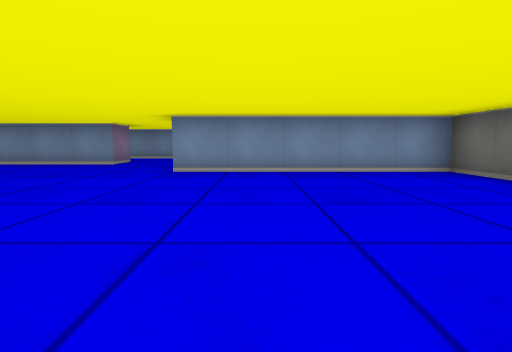
view 1 (above)

17 first-person views from a walk through a cub3D ray-caster map. The camera is about half as high as the walls, tilts 6° down and sees 80° across. The floor is counted in squares. Each view is taken from the middle of a square. On the plan, view 1 faces up. The plan holds only what a view shows up to about 9 squares ahead; the rest is blank.

view 2
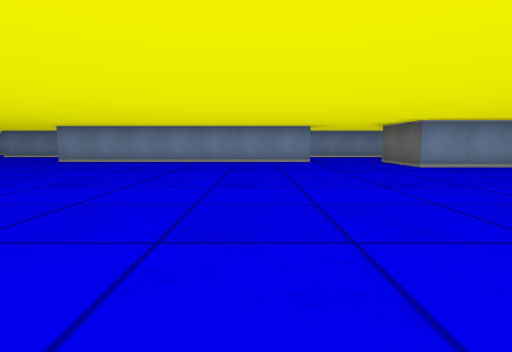

view 3
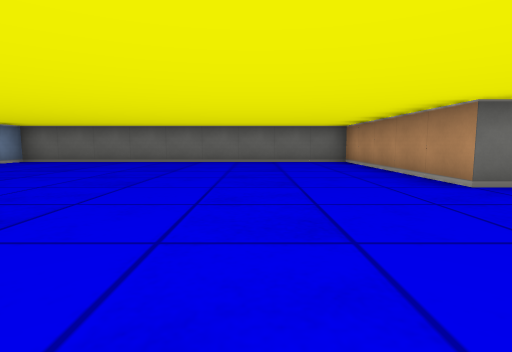

view 4
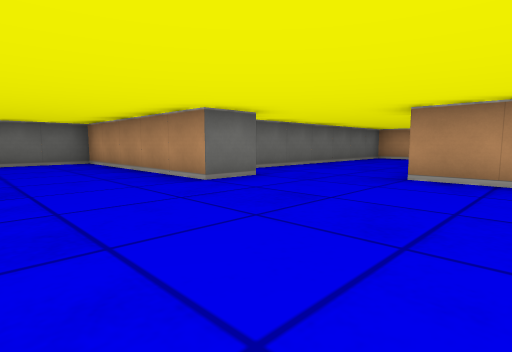

view 5
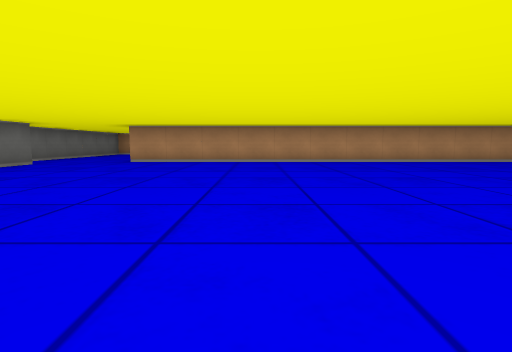

view 6
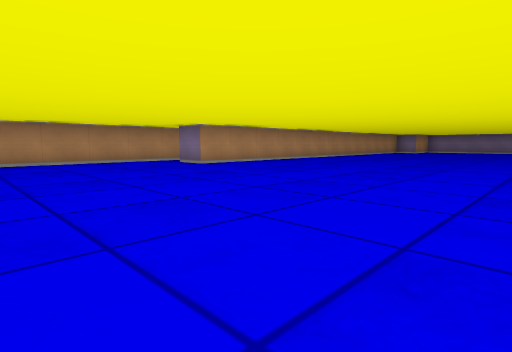

view 7
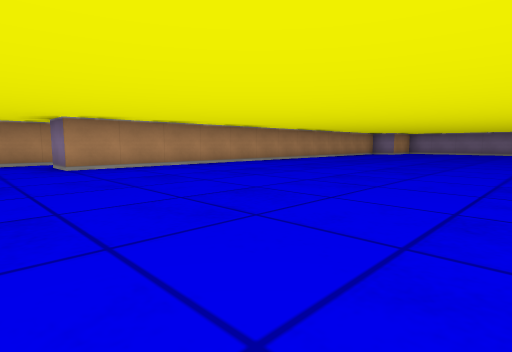

view 8
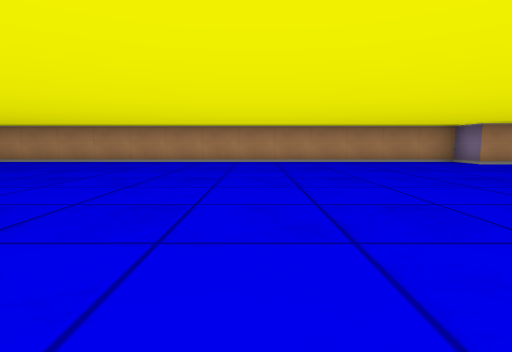

view 9
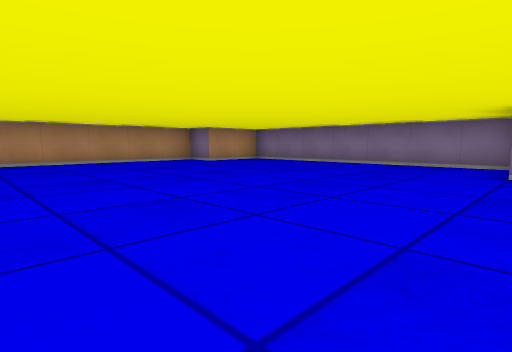

view 10
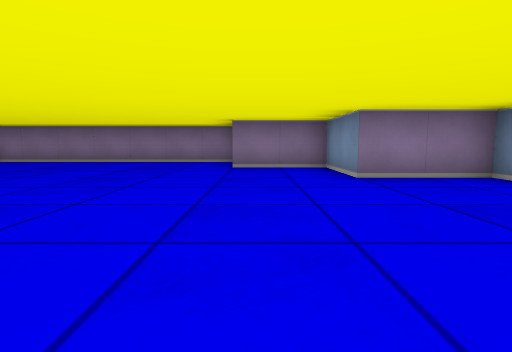

view 11
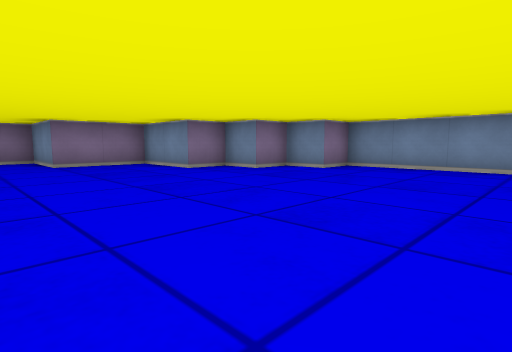

view 12
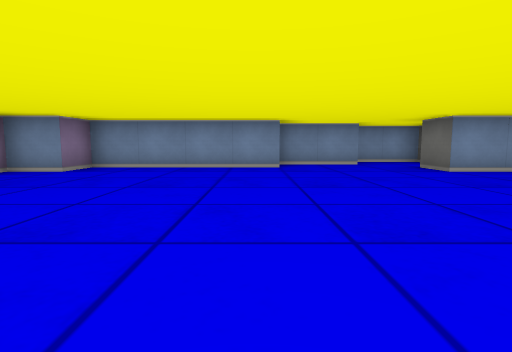

view 13
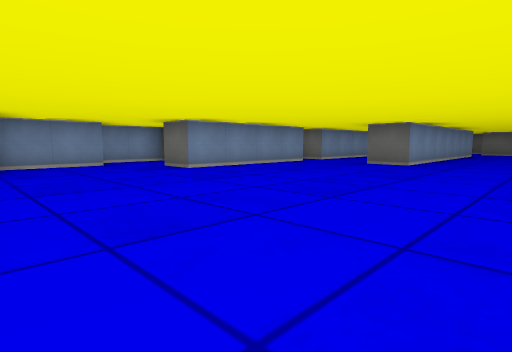

view 14
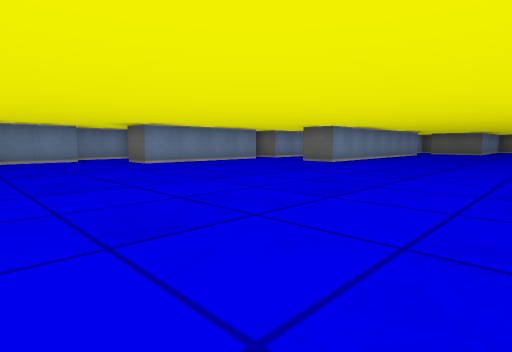

view 15
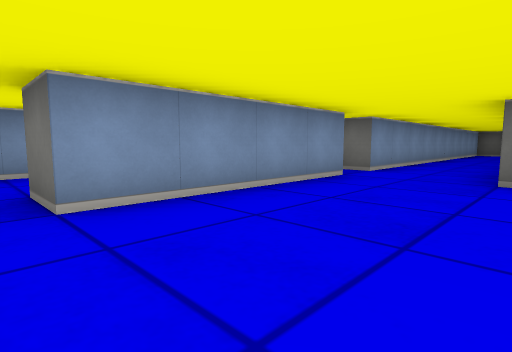

view 16
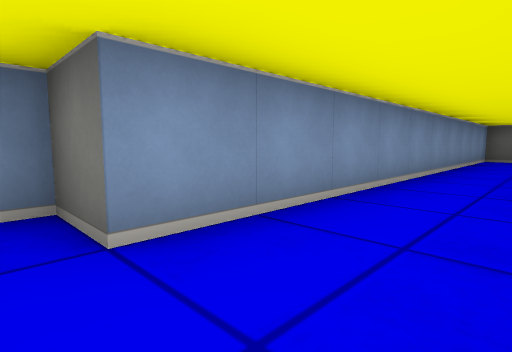

view 17
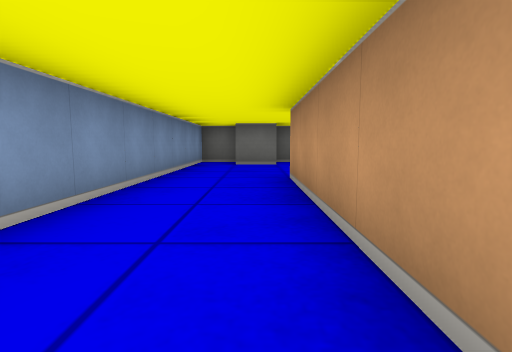

### Floor plan
Points are (right, up) in squares from view 1. A wall is a line through its corners. A room is listed if a view was taken in it or the views show most of it. See-through windows are left out.
Room 1 (views 1, 2, 3, 4, 5, 6, 7, 8, 9, 10, 11, 12, 13, 14, 15, 16, 17)
walls: (-7.5, 8.5) (-3.5, 8.5) (-3.5, 7.5) (-10.5, 7.5) (-10.5, 8.5); (-14.8, -5.5) (-3.5, -5.5); (-10.4, 10.5) (-14.5, 10.5) (-14.5, 11.5); (-17.4, 11.5) (-21.5, 11.5) (-21.5, 10.5) (-22.5, 10.5) (-22.5, 9.5) (-23.5, 9.5) (-23.5, 8.5) (-25.5, 8.5) (-25.5, 6.5) (-27.5, 6.5) (-27.5, 4.5); (-15.4, 12.5) (-17.5, 12.5); (-13.4, 13.5) (-15.2, 13.5); (-1.5, -4.5) (-1.5, -3.5) (3.5, -3.5) (3.5, 5.5) (-1.5, 5.5) (-1.5, 7.5); (-0.5, 8.4) (-0.5, 9.5); (0.5, 8) (0.5, 8.5); (0.5, 9.5) (0.5, 10.5) (-9.5, 10.5) (-9.5, 11.5) (-9.9, 11.5); (-0.5, -9.4) (-0.5, -5.5); (-28.4, -2.5) (-27.5, -2.5) (-27.5, -3.5) (-14.5, -3.5) (-14.5, -4.5); (-29.5, 4.4) (-29.5, -2.1)

Where each view was taken, in squares from view 1:
view 1: 0 up, 0 right, facing up
view 2: 1 down, 5 left, facing up
view 3: 1 down, 5 left, facing right
view 4: 1 down, 5 left, facing down-right
view 5: 3 up, 7 left, facing down
view 6: 3 up, 10 left, facing down-left
view 7: 3 up, 13 left, facing down-left
view 8: 5 up, 22 left, facing down
view 9: 5 up, 22 left, facing down-left
view 10: 5 up, 21 left, facing left
view 11: 5 up, 18 left, facing up-left
view 12: 5 up, 18 left, facing up
view 13: 5 up, 18 left, facing up-right
view 14: 3 up, 18 left, facing up-right
view 15: 8 up, 15 left, facing up-right
view 16: 9 up, 10 left, facing up-right
view 17: 9 up, 8 left, facing right
